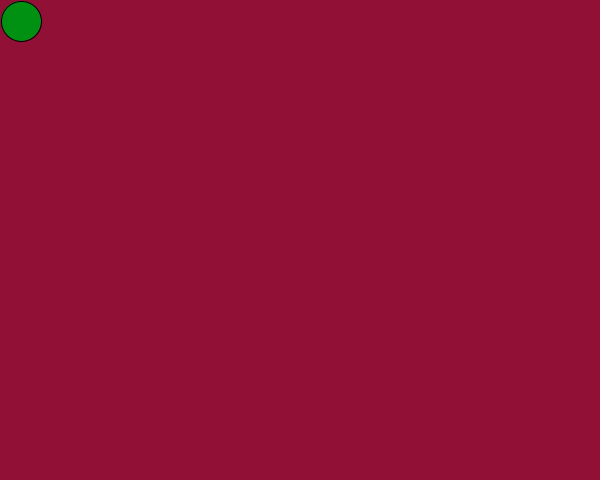
Frame 1 (no input)
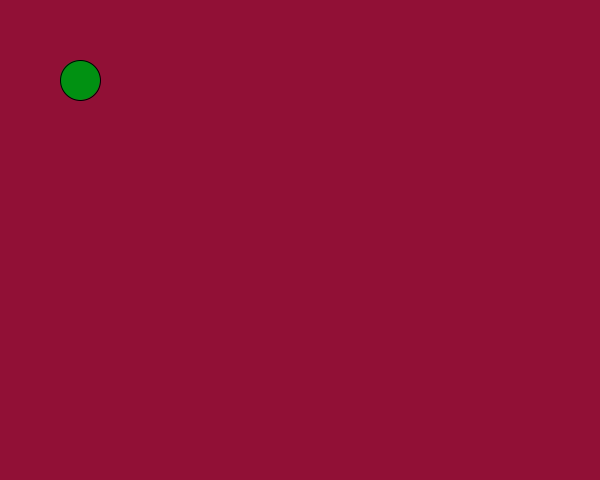
Frame 60 (the mouse pressed at the canvas centre just before this capture)
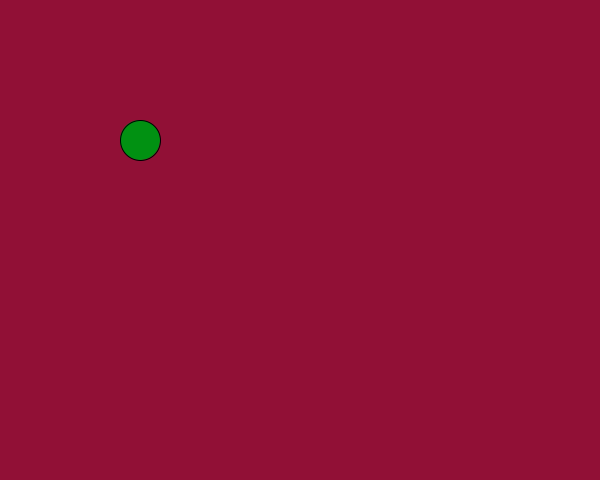
Frame 120 (the mouse held since frame 60 and released just before this capture)

The Processing sketch that drew these frames (run headless with seeded random() and noise(); from frame 60 on, the mouse is pressed at the canvas centre):

// Processing sketch: P9_EDSONDANIEL_NAVARROBRIZUELA_D05_21B
// ── P9_EDSONDANIEL_NAVARROBRIZUELA_D05_21B.pde
void setup(){
  size(600,480);
  frameRate(120);
}
int x_centro=20, y_centro=20, dir_x=1, dir_y = 1, diametro = 40, radio = diametro/2;
void draw(){
  background(145,16,54);
  if(x_centro + dir_x < 0 + radio || x_centro + dir_x > width - radio) dir_x+=1;
  if(y_centro + dir_y < 0 + radio || y_centro + dir_y > width - radio) dir_y+=1;
  fill(1,145,18);
  ellipse(x_centro+=dir_x, y_centro+=dir_y, diametro, diametro);
  if(y_centro+radio >= height)dir_y = -1;
  if(x_centro+radio >= width)dir_x = -1;
  if(y_centro-radio <= 0)dir_y = 1;
  if(x_centro-radio <= 0)dir_x = 1;
}
void mouseClicked(){
  dir_x = (random(2) < 1) ? -1 : 1;
  dir_y = (random(2) < 1) ? -1 : 1;
}
